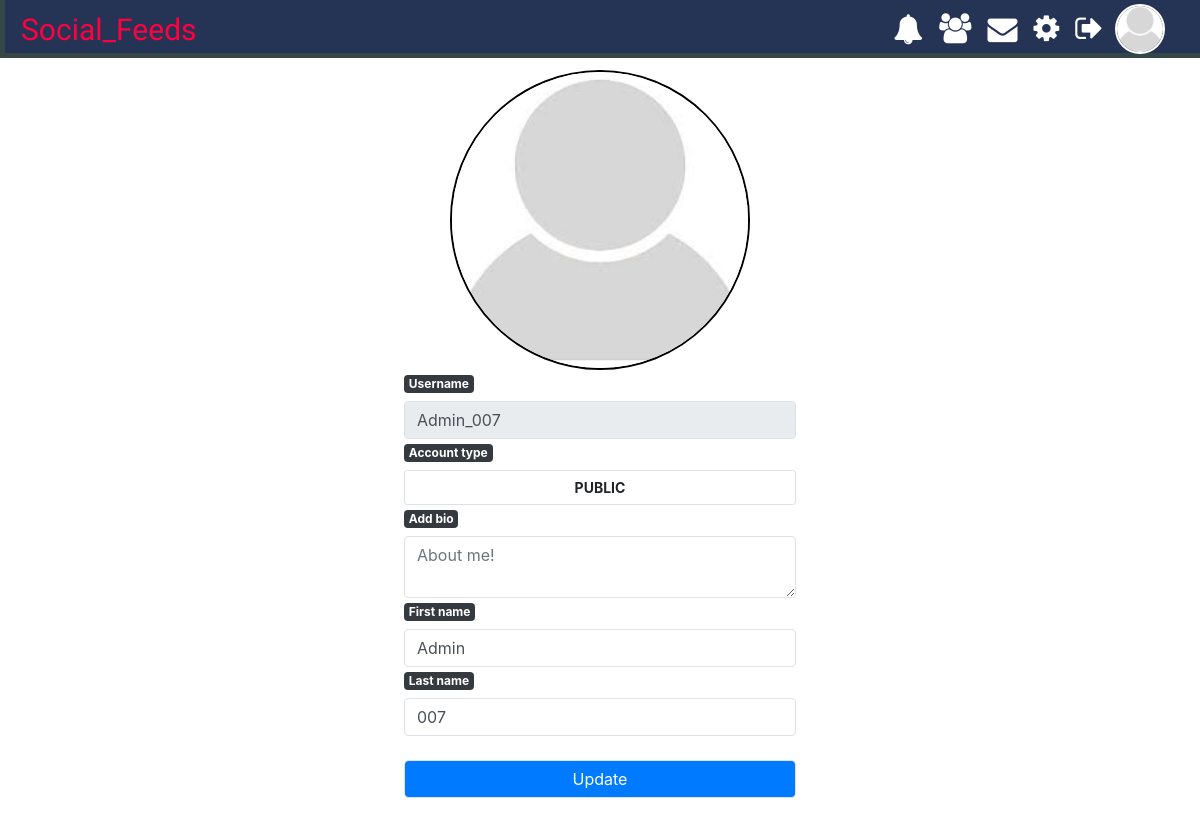
The app's page /profile-settings.php (signed in) with its own data.
### tables this page shows
CREATE TABLE `users` (
  `id` int(20) NOT NULL,
  `first_name` varchar(50) NOT NULL,
  `last_name` varchar(50) NOT NULL,
  `email` varchar(50) NOT NULL,
  `username` varchar(50) NOT NULL,
  `password` varchar(255) NOT NULL,
  `joined` date NOT NULL,
  `user_image` text NOT NULL,
  `last_seen` bigint(20) NOT NULL,
  `account_type` varchar(15) NOT NULL DEFAULT 'private',
  `posts` int(10) NOT NULL DEFAULT 0,
  `friends` int(10) NOT NULL DEFAULT 0,
  `friends_list` text NOT NULL,
  `bio` text NOT NULL
);

### global.php (called while the page is built, shortened)
<?php
function getUserInfo($getValue,$username)
{
    global $connection;
    $query = "SELECT $getValue FROM users where username = '$username'";
        $result = mysqli_query($connection,$query);
        $row = mysqli_fetch_array($result);
        return $row[0];
}

### profile-settings.php (the view, shortened to what this page needs)
<?php include "includes/header.php"; ?>
<?php include "includes/nav.php"; ?>
<?php
    $username = $_SESSION['username'];
    $query = "SELECT * FROM users WHERE username = '$username'";
    $result = mysqli_query($connection,$query);
    $row = mysqli_fetch_assoc($result);
    $username = $row['username'];
    $first_name = $row['first_name'];
    $last_name = $row['last_name'];
    $bio = $row['bio'];
    $account_type = $row['account_type'];
?>
<div class="container-fluid d-flex flex-column justify-content-center text-content-center p-1 col-12 col-md-6 col-lg-4 mt-2">
<form action="" method="post" class="form form-group" enctype="multipart/form-data">
            <div class="profile-mobile" onClick="selectFile()">
            <img src="assets/images/profiles/<?php echo getUserInfo('user_image',$username); ?>" class="image-full" id="preview" alt="">
            </div>
            <label class='badge badge-dark' for="username">Username</label>
            <input type="text" name="username" class="form-control border profile-username" id="username" placeholder="Username" value="<?php echo $username ;?>" disabled='true'>
            <label class='badge badge-dark' for="account-type">Account type</label>
            <input type="button" class="form-control border btn btn-sm text-uppercase font-weight-bold" id="account-type" value="<?php echo $account_type ;?>">
            <label class='badge badge-dark' for="bio">Add bio</label>
            <textarea type="text" name="bio" class="form-control border" id="bio" placeholder="About me!"><?php echo $bio ;?></textarea>
            <label class='badge badge-dark' for="first-name">First name</label>
            <input type="text" name="first_name" class="form-control border" id="first-name" placeholder="First name" value="<?php echo $first_name ;?>">
            <label class='badge badge-dark' for="last-name">Last name</label>
            <input type="text" name="last_name" class="form-control border" id="last-name" placeholder="Last name" value="<?php echo $last_name ;?>"><br>
            <input type="submit" name="update" class="form-control border btn btn-primary" id="update" value="Update">
</form>
</div>
<?php include "includes/footer.php"; ?>

### includes/nav.php (shortened to what this page needs)
<div class="navbar py-1 custom-header d-flex jusify-content-around">
    <a href="index.php" class="remove-decoration text-end"><span class="custom-logo-font">
        Social_Feeds
    </span></a>
    <div class="d-flex justify-content-between align-items-center text-white menu col-12 col-md-auto">
        <i class="fa fa-bell mx-2" id="notification"><span></span></i>
        <a href="friends.php"><i class="fa fa-users mx-2 text-white"><span></span></i></a>
        <i class="fa fa-envelope mx-2"><span></span></i>
        <a href="profile-settings.php"><i class="fa fa-cog mx-2 text-white"><span></span></i></a>
        <a href="includes/logout.php"><i class="fa fa-sign-out mx-2 text-white"><span></span></i><a>
        <div class="image-preview mx-1">
        <?php if (isset($_SESSION['username'])): ?>
            <a href="<?php echo $_SESSION['username']; ?>"><img src="assets/images/profiles/<?php echo getUserInfo('user_image',$_SESSION['username']); ?>" alt="image"></a>
        <?php endif; ?>
        </div>
    </div>
</div>

### assets/css/style.css (style rules this page uses)
:root { --header-bgcolor:#253355; --logo-font: 'Sansita Swashed', cursive; --logo-color: #ff0040; --register-bgcolor1: #454bf3; --register-bgcolor2: #46409c; }
body { padding: 0; margin: 0; box-sizing: border-box; }
a { text-decoration: none !important; }
.navbar { position: sticky !important; top: 0; z-index: 5; }
.custom-header { background-color: var(--header-bgcolor); box-shadow: inset 5px -5px .5px #354646; width: 100%; }
.custom-logo-font { font-family: var(--logo-font); font-size: 30px; color: var(--logo-color); margin-left: 5px; }
.remove-decoration { text-decoration: none; }
.menu i { position: relative; font-size: 30px; cursor: pointer; }
.menu i span { position: absolute; bottom: -10px; left: 0%; width: 30px; height: 5px; }
.image-preview { width: 50px; height: 50px; border-radius: 50%; border: 2px solid white; cursor: pointer; }
.image-preview img { width: 100%; height: 100%; border-radius: 50%; }
.image-full { width: 100%; height: 100%; }
.profile-mobile { width: 300px; height: 300px; border-radius: 50%; border: 2px solid #000; position: relative; left: 50%; transform: translateX(-50%); cursor: pointer; }
.profile-mobile img { width: 100%; height: 100%; border-radius: 50%; }

### records on screen
users: user_image (picture), username+user_image (picture), username "Admin_007", account_type "public", first_name "Admin", last_name "007"
